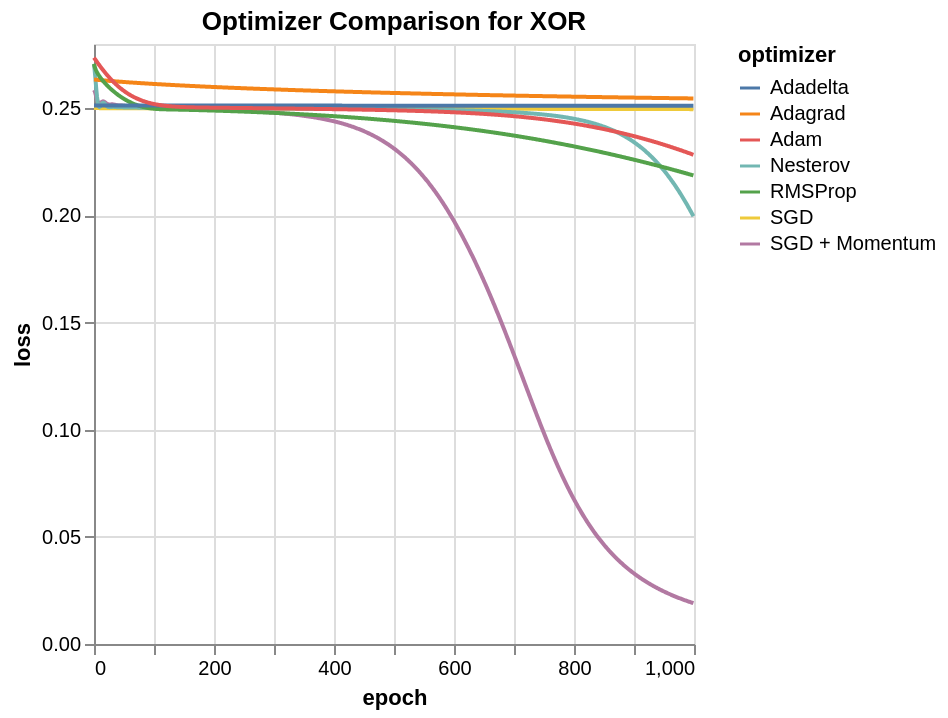

Notebook code for this chart:
### Code cell
import numpy as np
import pandas as pd
import altair as alt
alt.data_transformers.disable_max_rows()
from tensorflow.keras.models import Sequential
from tensorflow.keras.layers import Dense
from tensorflow.keras.optimizers import SGD, Adagrad, RMSprop, Adadelta, Adam
X = np.array([[0,0],[0,1],[1,0],[1,1]])
y = np.array([[0],[1],[1],[0]])
def train_model(optimizer, name):
    model = Sequential()
    model.add(Dense(8, input_dim=2, activation='sigmoid'))
    model.add(Dense(1, activation='sigmoid'))
    model.compile(loss='mean_squared_error',optimizer=optimizer,metrics=['binary_accuracy'])
    history = model.fit(X, y, epochs=1000, verbose=0)
    predictions = model.predict(X).round()
    correct = np.sum(predictions == y)
    accuracy = (correct / len(y)) * 100
    print(name, "Accuracy: %.2f%%" % accuracy)
    return history.history['loss']

optimizers = {
    "SGD": SGD(learning_rate=0.1),
    "SGD + Momentum": SGD(learning_rate=0.1, momentum=0.9),
    "Nesterov": SGD(learning_rate=0.1, momentum=0.9, nesterov=True),
    "Adagrad": Adagrad(),
    "RMSProp": RMSprop(),
    "Adadelta": Adadelta(),
    "Adam": Adam()
  }

loss_data = []
for name, opt in optimizers.items():
    loss = train_model(opt, name)
    for i, l in enumerate(loss):
        loss_data.append({
            "epoch": i,
            "loss": l,
            "optimizer": name
        })
df = pd.DataFrame(loss_data)
chart = alt.Chart(df).mark_line().encode(x="epoch",y="loss",color="optimizer").properties(title="Optimizer Comparison for XOR")
chart

### Figure 1 — Vega-Lite specification as saved in the notebook (floating-point values rounded to 4 significant figures; data arrays with more than 128 entries replaced by an {"elided": "..."} marker saying what was removed)
{"config": {"view": {"continuousWidth": 300, "continuousHeight": 300}}, "data": {"name": "data-23d61693e24e4f44f559e4d0714b2d6f"}, "mark": {"type": "line"}, "encoding": {"color": {"field": "optimizer", "type": "nominal"}, "x": {"field": "epoch", "type": "quantitative"}, "y": {"field": "loss", "type": "quantitative"}}, "title": "Optimizer Comparison for XOR", "$schema": "https://vega.github.io/schema/vega-lite/v5.20.1.json", "datasets": {"data-23d61693e24e4f44f559e4d0714b2d6f": {"elided": "7000 records"}}}
